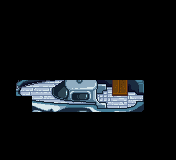

This game map was drawn from its Tiled (.tmx) file and the tilesets committed beside it. A one-line description and the full map source follow:
An orthogonal 11x10 tile map with 16x16 px tiles, 1 tile layer (Back), 5 hidden layers not drawn and 4 objects (4x TileData).

<map version="1.10" tiledversion="1.11.2" orientation="orthogonal" renderorder="right-down" width="11" height="10" tilewidth="16" tileheight="16" infinite="0" nextlayerid="10" nextobjectid="36">
 <tileset firstgid="1" name="spring_Calboat" tilewidth="16" tileheight="16" tilecount="676" columns="26">
  <image source="spring_Calboat.png" width="416" height="416" />
  <tile id="32">
   <animation>
    <frame tileid="32" duration="1000" />
    <frame tileid="34" duration="1000" />
   </animation>
  </tile>
  <tile id="58">
   <animation>
    <frame tileid="58" duration="1000" />
    <frame tileid="60" duration="1000" />
   </animation>
  </tile>
  <tile id="59">
   <animation>
    <frame tileid="59" duration="1000" />
    <frame tileid="61" duration="1000" />
   </animation>
  </tile>
  <tile id="85">
   <animation>
    <frame tileid="85" duration="1000" />
    <frame tileid="87" duration="1000" />
   </animation>
  </tile>
 </tileset>
 <layer id="1" name="Back" width="11" height="10">
  <data encoding="csv">
0,0,0,0,0,0,0,0,0,0,0,
0,0,0,0,0,0,0,0,0,0,0,
0,0,0,0,0,0,0,0,0,0,0,
0,0,0,0,0,0,0,0,0,0,0,
0,0,0,0,0,0,0,0,0,0,0,
0,132,133,134,135,136,137,125,139,0,0,
0,0,159,160,161,162,163,164,165,0,0,
0,0,0,0,0,0,0,0,0,0,0,
0,0,0,0,0,0,0,0,0,0,0,
0,0,0,0,0,0,0,0,0,0,0
</data>
 </layer>
 <layer id="2" name="Back2" width="11" height="10" visible="0">
  <data encoding="csv">
0,0,0,0,0,0,0,0,0,0,0,
0,0,0,0,0,0,0,0,0,0,0,
0,0,0,0,0,0,0,0,0,0,0,
0,0,0,0,0,0,0,0,0,0,0,
0,0,0,0,0,0,0,112,0,0,0,
0,0,0,0,0,0,0,0,0,244,0,
0,158,0,0,0,0,0,0,0,270,0,
0,184,185,186,187,188,189,190,191,296,0,
0,0,0,0,0,318,0,0,0,0,0,
0,0,0,0,0,344,0,0,0,0,0
</data>
 </layer>
 <layer id="3" name="Buildings" width="11" height="10" visible="0">
  <data encoding="csv">
0,0,0,0,0,0,0,0,0,0,0,
0,0,0,0,0,0,0,0,0,0,0,
0,0,0,0,0,0,0,0,0,0,0,
0,0,0,0,0,0,0,0,0,0,0,
0,106,107,108,109,110,111,0,113,0,0,
131,132,133,134,135,136,0,0,192,60,86,
0,158,159,160,161,162,0,0,0,0,0,
0,215,215,215,215,0,142,142,142,60,86,
0,0,0,0,0,0,0,0,0,0,0,
0,0,0,0,0,0,0,0,0,0,0
</data>
 </layer>
 <layer id="9" name="Buildings2" width="11" height="10" visible="0">
  <data encoding="csv">
0,0,0,0,0,0,0,0,0,0,0,
0,0,0,0,0,0,0,0,0,0,0,
0,0,0,0,0,0,0,0,0,0,0,
0,0,0,0,0,0,0,0,0,0,0,
0,0,0,0,0,0,0,0,0,0,0,
0,0,0,0,0,0,0,0,0,140,0,
0,0,0,0,0,0,0,0,0,0,0,
0,0,0,0,0,0,0,0,0,0,0,
0,0,0,0,0,0,0,0,0,0,0,
0,0,0,0,0,0,0,0,0,0,0
</data>
 </layer>
 <layer id="4" name="Front" width="11" height="10" visible="0">
  <data encoding="csv">
0,0,0,0,5,6,0,0,0,0,0,
0,28,29,30,31,32,0,0,0,0,0,
0,54,55,56,57,58,0,0,0,0,0,
0,80,81,82,83,84,0,0,0,0,0,
0,0,0,0,0,0,0,0,0,0,0,
235,236,237,238,239,240,241,242,243,0,0,
261,262,263,264,265,266,267,268,33,0,0,
0,288,289,290,291,292,293,294,295,0,0,
0,0,0,0,0,0,0,0,0,0,0,
0,0,0,0,0,0,0,0,0,0,0
</data>
 </layer>
 <layer id="5" name="AlwaysFront" width="11" height="10" visible="0">
  <data encoding="csv">
0,0,142,143,144,145,146,147,148,0,0,
0,0,168,169,170,171,172,173,174,0,0,
0,0,194,195,196,197,198,199,200,0,0,
0,219,220,221,222,223,224,225,226,0,0,
0,245,246,247,248,249,250,251,252,0,0,
0,271,0,0,0,0,0,0,0,0,0,
0,0,0,0,0,0,0,0,0,0,0,
0,0,0,0,0,0,0,0,59,0,0,
0,0,0,0,0,0,0,0,0,0,0,
0,0,0,0,0,0,0,0,0,0,0
</data>
 </layer>
 <objectgroup id="7" name="Back">
  <object id="6" name="TileData" x="96" y="80" width="16" height="32">
   <properties>
    <property name="TouchAction" value="Warp Orca.OrcasStories_CalBoat 16 7" />
   </properties>
  </object>
  <object id="22" name="TileData" x="144" y="96" width="16" height="16">
   <properties>
    <property name="TouchAction" value="ChangeIntoSwimsuit" />
   </properties>
  </object>
  <object id="23" name="TileData" x="128" y="96" width="16" height="16">
   <properties>
    <property name="TouchAction" value="ChangeOutOfSwimsuit" />
   </properties>
  </object>
  <object id="24" name="TileData" x="160" y="96" width="16" height="16">
   <properties>
    <property name="TouchAction" value="PoolExit" />
   </properties>
  </object>
 </objectgroup>
 <objectgroup id="8" name="Buildings" />
</map>
